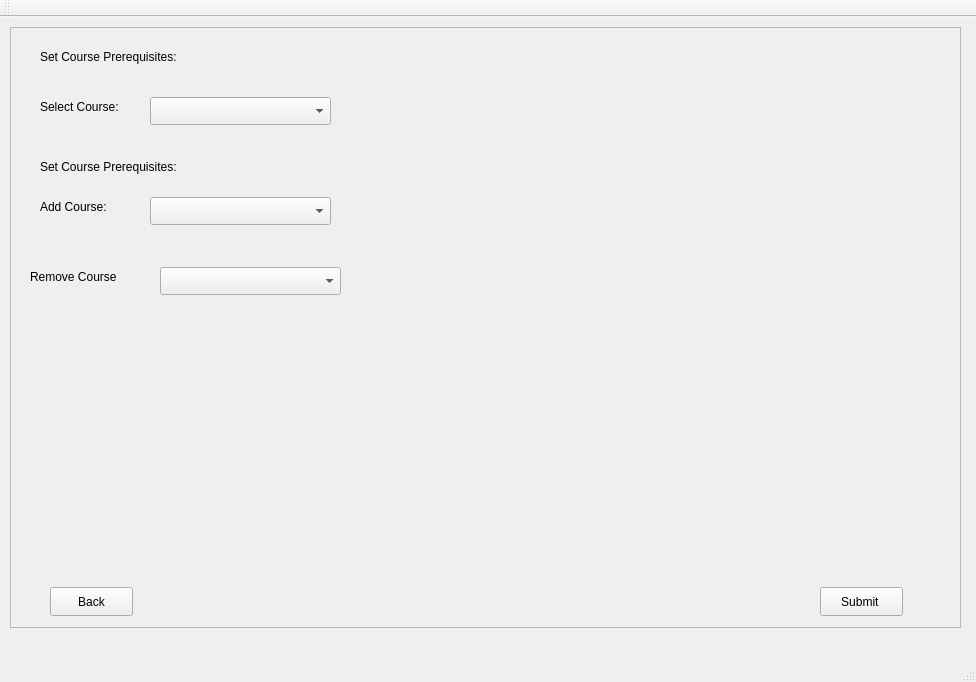
<?xml version="1.0" encoding="UTF-8"?>
<ui version="4.0">
 <class>setPrerequisitesPageClass</class>
 <widget class="QMainWindow" name="setPrerequisitesPageClass">
  <property name="geometry">
   <rect>
    <x>0</x>
    <y>0</y>
    <width>976</width>
    <height>682</height>
   </rect>
  </property>
  <property name="windowTitle">
   <string>setPrerequisitesPage</string>
  </property>
  <widget class="QWidget" name="centralWidget">
   <widget class="QFrame" name="frame">
    <property name="geometry">
     <rect>
      <x>10</x>
      <y>10</y>
      <width>951</width>
      <height>601</height>
     </rect>
    </property>
    <property name="frameShape">
     <enum>QFrame::StyledPanel</enum>
    </property>
    <property name="frameShadow">
     <enum>QFrame::Raised</enum>
    </property>
    <widget class="QLabel" name="label">
     <property name="geometry">
      <rect>
       <x>30</x>
       <y>20</y>
       <width>171</width>
       <height>20</height>
      </rect>
     </property>
     <property name="text">
      <string>Set Course Prerequisites: </string>
     </property>
    </widget>
    <widget class="QLabel" name="label_2">
     <property name="geometry">
      <rect>
       <x>30</x>
       <y>70</y>
       <width>91</width>
       <height>20</height>
      </rect>
     </property>
     <property name="text">
      <string>Select Course:</string>
     </property>
    </widget>
    <widget class="QComboBox" name="comboBox">
     <property name="geometry">
      <rect>
       <x>140</x>
       <y>70</y>
       <width>181</width>
       <height>28</height>
      </rect>
     </property>
    </widget>
    <widget class="QLabel" name="label_3">
     <property name="geometry">
      <rect>
       <x>30</x>
       <y>130</y>
       <width>171</width>
       <height>20</height>
      </rect>
     </property>
     <property name="text">
      <string>Set Course Prerequisites:</string>
     </property>
    </widget>
    <widget class="QComboBox" name="comboBox_3">
     <property name="geometry">
      <rect>
       <x>140</x>
       <y>170</y>
       <width>181</width>
       <height>28</height>
      </rect>
     </property>
    </widget>
    <widget class="QLabel" name="label_7">
     <property name="geometry">
      <rect>
       <x>30</x>
       <y>170</y>
       <width>91</width>
       <height>20</height>
      </rect>
     </property>
     <property name="text">
      <string>Add Course:</string>
     </property>
    </widget>
    <widget class="QLabel" name="label_8">
     <property name="geometry">
      <rect>
       <x>20</x>
       <y>240</y>
       <width>111</width>
       <height>20</height>
      </rect>
     </property>
     <property name="text">
      <string>Remove Course </string>
     </property>
    </widget>
    <widget class="QComboBox" name="comboBox_4">
     <property name="geometry">
      <rect>
       <x>150</x>
       <y>240</y>
       <width>181</width>
       <height>28</height>
      </rect>
     </property>
    </widget>
    <widget class="QPushButton" name="pushButton">
     <property name="geometry">
      <rect>
       <x>40</x>
       <y>560</y>
       <width>83</width>
       <height>29</height>
      </rect>
     </property>
     <property name="text">
      <string>Back</string>
     </property>
    </widget>
    <widget class="QPushButton" name="SubmitPrerequisiteBtn">
     <property name="geometry">
      <rect>
       <x>810</x>
       <y>560</y>
       <width>83</width>
       <height>29</height>
      </rect>
     </property>
     <property name="text">
      <string>Submit </string>
     </property>
    </widget>
   </widget>
  </widget>
  <widget class="QMenuBar" name="menuBar">
   <property name="geometry">
    <rect>
     <x>0</x>
     <y>0</y>
     <width>976</width>
     <height>25</height>
    </rect>
   </property>
  </widget>
  <widget class="QToolBar" name="mainToolBar">
   <attribute name="toolBarArea">
    <enum>TopToolBarArea</enum>
   </attribute>
   <attribute name="toolBarBreak">
    <bool>false</bool>
   </attribute>
  </widget>
  <widget class="QStatusBar" name="statusBar"/>
 </widget>
 <layoutdefault spacing="6" margin="11"/>
 <resources/>
 <connections/>
</ui>
